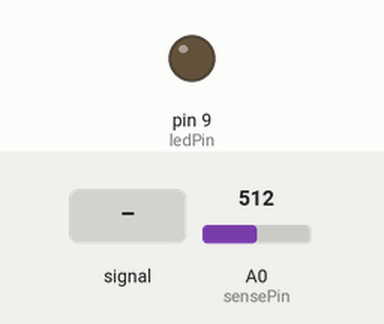
Bench run of a sketch on a simulated Arduino Uno, built with avr-gcc and run on an emulated ATmega328P. Shown: output pins drawn as LEDs (lit = HIGH). The test bench sets the inputs (shaded band); at power-on: A0 (sensePin) = 512.

Above: at 1.25 s.
1.3 s: A0 (sensePin) fed a 200 Hz sine of ±81 counts around its level
At 2.3 s:
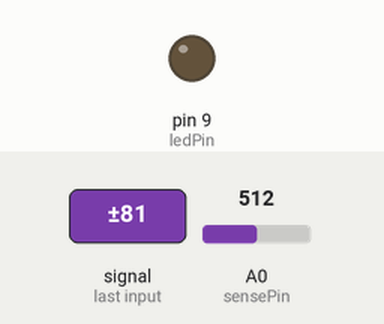
2.8 s: A0 (sensePin) set to 716
5.8 s: A0 (sensePin) set to 517
At 6.03 s:
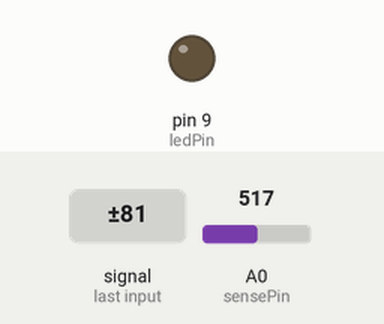
8.8 s: A0 (sensePin) set to 489
At 9.9 s:
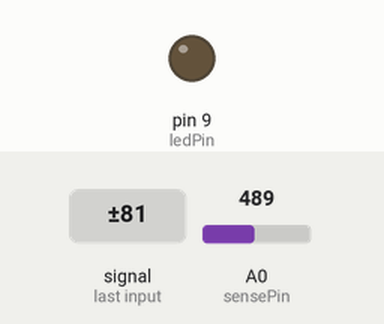
10.3 s: A0 (sensePin) fed a 1000 Hz sine of ±255 counts around its level
Timing chart, 0 to 12.8 s (numbered marks = the images above; inputs shaded):
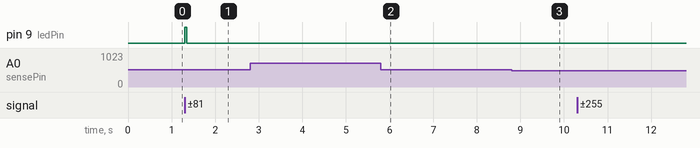

The sketch:

LED_Fade_Photocell.ino
```cpp
int ledPin = 9; // sets pin 9 to the name ledPin
int sensePin = A0; // sets sensePin to pin A0
int threshold = 500; // makes the photocell wait to 500 brightness until it does its thing
int fadeAmount = 1; // makes the led step by 1 when fading
int brightness = 0; // sets brightness to start at zero
unsigned long previousMillis = 0; // tells when the led took a step
unsigned long currentTime = 0; // stores the current time in milliseconds since the Arduino started
const long interval = 5; // how long to wait (in ms) between brightness updates

void setup() { // runs once
  pinMode(ledPin, OUTPUT); // sets the pin 9 as a output
}
void loop() { // runs forever
  int senseState = analogRead(sensePin); // reads the sense Pin from 0 to 1023 and sets the name as senseState
  currentTime = millis(); // sets currentTime to when the board powered up in milliseconds

  if (senseState >= threshold) { // if the senseState is greaterthan or equal to the threshold do the next thing
    if (currentTime - previousMillis >= interval) { // if the currentTime - the previousMillis are greaterthan or equal to the interval then do the next things
    previousMillis = currentTime; // set the previousMillis to the currentTime
    brightness += fadeAmount; // brightness = brightness + fadeAmount
      if (brightness <= 0 || brightness >= 255) { // if the brightness is less then or equal to 0 or if the brightness is greaterthan or equal to 255 do the next things
      fadeAmount = -fadeAmount; // fadeAmount = the - fadeAmount so basicly steps up then steps down
      }
      analogWrite(ledPin, brightness); // analogWrite pin 9 to the brightness
    }
 } else { // else
  analogWrite(ledPin, LOW); // analogWrite pin 9 to 0
  brightness = 0; // then set brightness back to 0
 }
}
```

Measured:
- after the input at 1.3 s, pin 9 (ledPin): LOW → HIGH at once, → LOW 0.04 s later
- after the input at 5.8 s, pin 9 (ledPin): stays LOW (without the input it goes to HIGH after 3.0 s)
- after the input at 8.8 s, pin 9 (ledPin): stays LOW (without the input it goes to HIGH after 1.5 s)
